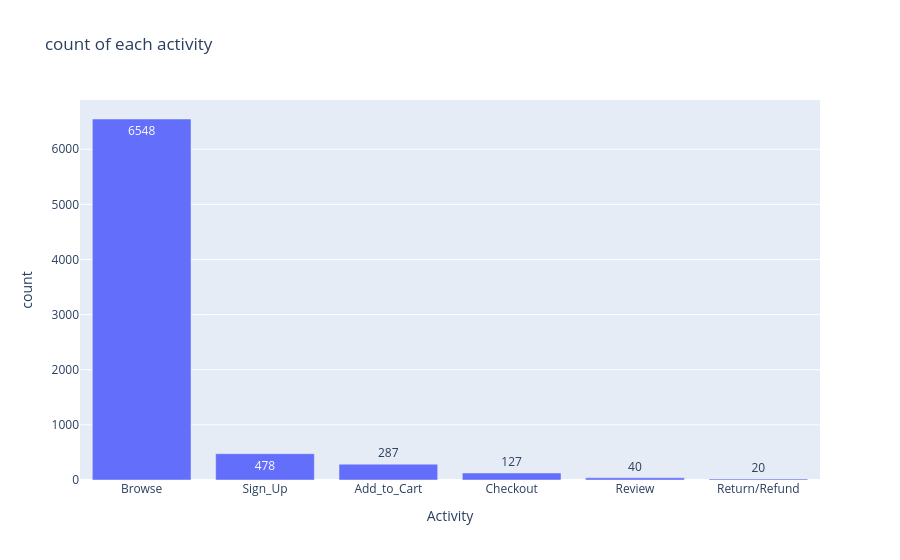

This figure's notebook cell:
### Code cell
fig = px.bar(data_frame = q4, x = 'Activity', y = 'count', title='count of each activity',text='count')      # text is used to display data labels
fig.show()

### Figure 1 — Plotly figure (JSON) as saved in the notebook; plotly's stock layout.template omitted (floating-point values rounded to 4 significant figures)
{"data": [{"hovertemplate": "Activity=%{x}<br>count=%{text}<extra></extra>", "legendgroup": "", "marker": {"color": "#636efa", "pattern": {"shape": ""}}, "name": "", "orientation": "v", "showlegend": false, "text": [6548.0, 478.0, 287.0, 127.0, 40.0, 20.0], "textposition": "auto", "type": "bar", "x": ["Browse", "Sign_Up", "Add_to_Cart", "Checkout", "Review", "Return/Refund"], "xaxis": "x", "y": [6548, 478, 287, 127, 40, 20], "yaxis": "y"}], "layout": {"barmode": "relative", "legend": {"tracegroupgap": 0}, "title": {"text": "count of each activity"}, "xaxis": {"anchor": "y", "domain": [0, 1], "title": {"text": "Activity"}}, "yaxis": {"anchor": "x", "domain": [0, 1], "title": {"text": "count"}}}}
